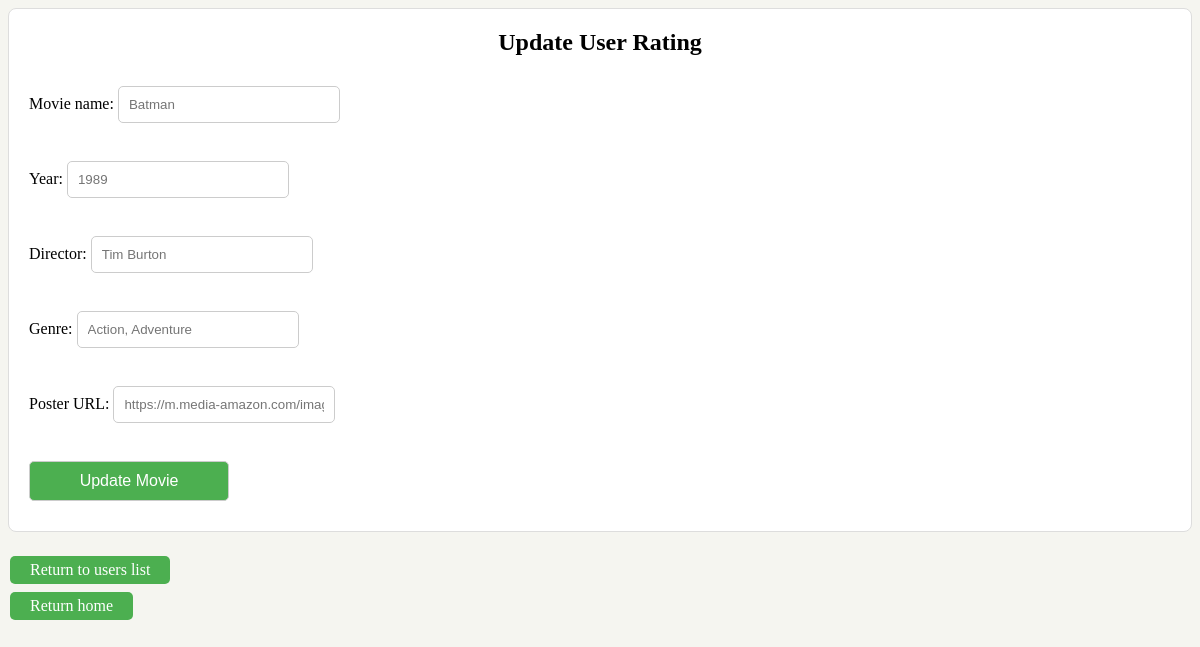
Page /users/8/update_movie/5 on the earlier database version.
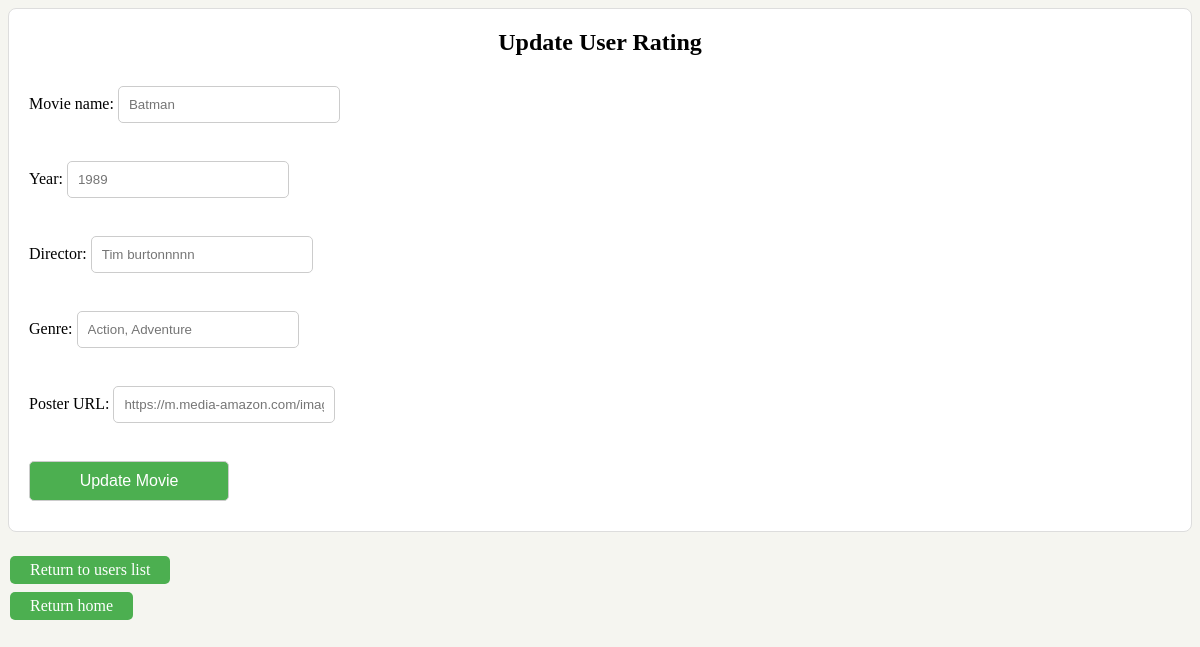
Same page on the later database version.
### data_models.py (models this page shows, shortened)
class Movie(db.Model):
    __tablename__ = 'movies'
    movie_id = db.Column(db.Integer, primary_key=True, autoincrement=True)
    movie_name = db.Column(db.String, nullable=False)
    year = db.Column(db.Integer)
    director = db.Column(db.String)
    genre = db.Column(db.String)
    poster_url = db.Column(db.String)
    user_movies = db.relationship('UserMovie', backref='movie_relation')

### app.py (the view, shortened to what this page needs)
@app.route('/users/<int:user_id>/update_movie/<int:movie_id>', methods=['GET', 'POST'])
def update_movie(user_id, movie_id):
    movie = data_manager.get_movie(movie_id)
    return render_template('update_movie.html',
                            user_id=user_id,
                            movie_id=movie_id,
                            movie=movie)

### datamanager/data_manager_sqlite.py (called while the page is built)
    def get_movie(self, movie_id: int) -> Movie:
        movie = Movie.query.filter_by(movie_id=movie_id).first()
        if movie:
            return movie
        else:
            return None

### templates/update_movie.html (shortened to what this page needs)
<!DOCTYPE html>
<html lang="en">
<head>
    <link rel="stylesheet" type="text/css" href="{{ url_for('static', filename='style.css') }}">
</head>
<body>
    <div class="form" id="Form">
        <h2>Update User Rating</h2>
        <form action="/users/{{ user_id }}/update_movie/{{ movie_id }}" method="POST">
            <label for="movie_name">Movie name:</label>
            <input type="text" id="movie_name" name="rating" placeholder="{{ movie.movie_name }}"><br><br>
            <label for="year">Year:</label>
            <input type="text" id="year" name="year" placeholder="{{ movie.year }}"><br><br>
            <label for="director">Director:</label>
            <input type="text" id="director" name="director" placeholder="{{ movie.director }}"><br><br>
            <label for="genre">Genre:</label>
            <input type="text" id="genre" name="genre" placeholder="{{ movie.genre }}"><br><br>
            <label for="poster_url">Poster URL:</label>
            <input type="text" id="poster_url" name="poster_url" placeholder="{{ movie.poster_url }}"><br><br>
            <input type="submit" value="Update Movie" class="button">
        </form>
    </div>
    <div id="links">
        <a href="/users" class="button">Return to users list</a><br>
        <a href="/home" class="button">Return home</a><br>
    </div>
</body>
</html>

### _static/style.css (style rules this page uses)
body { background: #F5F5F0; color: black; font-family: Monaco; }
h2 { text-align: center; color: #000000; }
.button { background-color: #4CAF50; border: none; color: white; padding: 5px 20px; text-align: center; text-decoration: none; display: inline-block; font-size: 16px; margin: 4px 2px; cursor: pointer; border-radius: 5px; }
.form { background-color: #FFF; border: 1px solid #DDD; padding: 20px; margin-bottom: 20px; border-radius: 8px; }
.form h2 { margin-top: 0; }
.form input { margin: 10px 0; width: 200px; padding: 10px; border: 1px solid #ccc; border-radius: 5px; }

Differences in the rows shown:
changed Movie "Batman": director "Tim Burton" → "Tim burtonnnnn"
